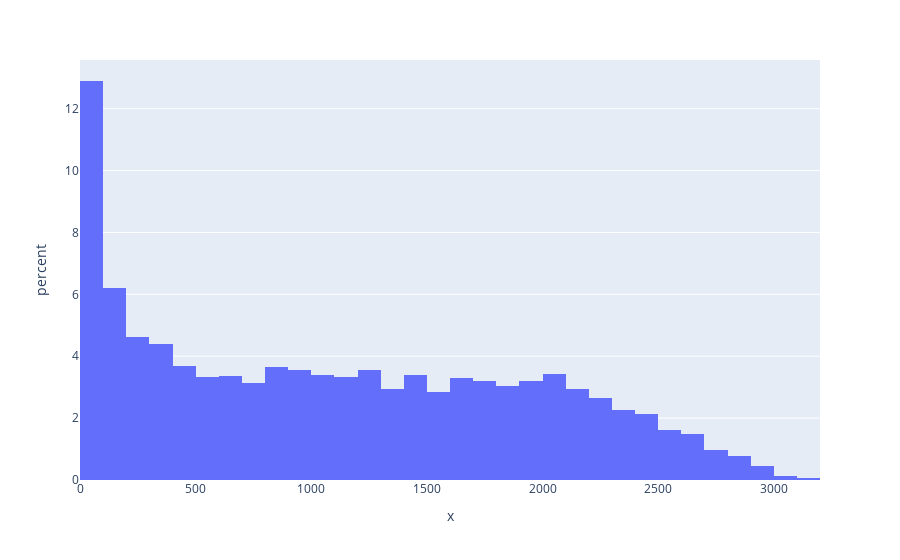

Write notebook code for a chart like this one.
### Code cell
fig = px.histogram(x=data_regular_season['MIN'], histnorm='percent')
fig

### Figure 1 — Plotly figure (JSON) as saved in the notebook; plotly's stock layout.template omitted (floating-point values rounded to 4 significant figures; data arrays with more than 128 entries replaced by an {"elided": "..."} marker saying what was removed)
{"data": [{"bingroup": "x", "histnorm": "percent", "hovertemplate": "x=%{x}<br>percent=%{y}<extra></extra>", "legendgroup": "", "marker": {"color": "#636efa", "pattern": {"shape": ""}}, "name": "", "orientation": "v", "showlegend": false, "type": "histogram", "x": {"elided": "6259 int values"}, "xaxis": "x", "yaxis": "y"}], "layout": {"barmode": "relative", "legend": {"tracegroupgap": 0}, "margin": {"t": 60}, "xaxis": {"anchor": "y", "domain": [0, 1], "title": {"text": "x"}}, "yaxis": {"anchor": "x", "domain": [0, 1], "title": {"text": "percent"}}}}
